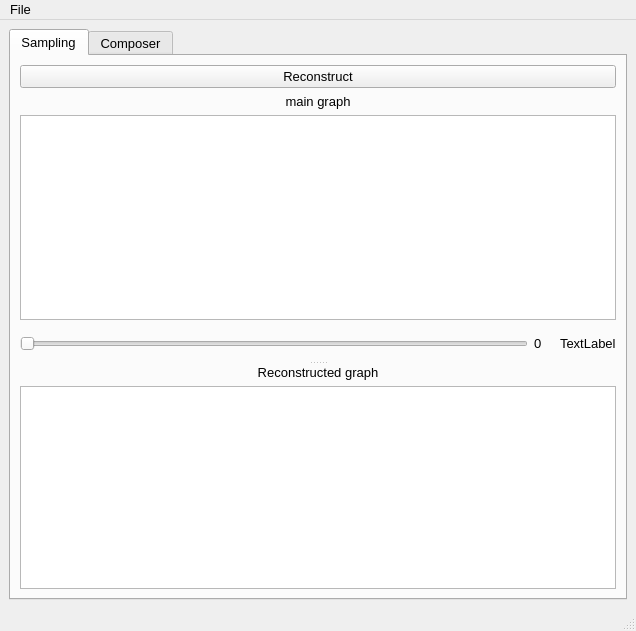
<?xml version="1.0" encoding="UTF-8"?>
<ui version="4.0">
 <class>MainWindow</class>
 <widget class="QMainWindow" name="MainWindow">
  <property name="geometry">
   <rect>
    <x>0</x>
    <y>0</y>
    <width>636</width>
    <height>631</height>
   </rect>
  </property>
  <property name="font">
   <font>
    <pointsize>10</pointsize>
    <weight>50</weight>
    <bold>false</bold>
   </font>
  </property>
  <property name="windowTitle">
   <string>Signal Illustrator</string>
  </property>
  <property name="tabShape">
   <enum>QTabWidget::Rounded</enum>
  </property>
  <widget class="QWidget" name="centralwidget">
   <layout class="QVBoxLayout" name="verticalLayout">
    <item>
     <widget class="QTabWidget" name="tab_widget">
      <property name="currentIndex">
       <number>0</number>
      </property>
      <widget class="QWidget" name="Sampling">
       <property name="font">
        <font>
         <pointsize>10</pointsize>
         <weight>50</weight>
         <bold>false</bold>
        </font>
       </property>
       <attribute name="title">
        <string>Sampling</string>
       </attribute>
       <layout class="QVBoxLayout" name="verticalLayout_7">
        <item>
         <layout class="QVBoxLayout" name="verticalLayout_6">
          <item>
           <layout class="QHBoxLayout" name="horizontalLayout_2">
            <item>
             <widget class="QPushButton" name="Reconstruct_botton">
              <property name="text">
               <string>Reconstruct</string>
              </property>
             </widget>
            </item>
           </layout>
          </item>
          <item>
           <widget class="QSplitter" name="splitter">
            <property name="orientation">
             <enum>Qt::Vertical</enum>
            </property>
            <widget class="QWidget" name="uper_widget" native="true">
             <layout class="QVBoxLayout" name="verticalLayout_5">
              <item>
               <layout class="QVBoxLayout" name="verticalLayout_2">
                <item>
                 <widget class="QLabel" name="main_graph_title_label">
                  <property name="text">
                   <string>main graph</string>
                  </property>
                  <property name="alignment">
                   <set>Qt::AlignCenter</set>
                  </property>
                 </widget>
                </item>
                <item>
                 <widget class="PlotWidget" name="main_graph"/>
                </item>
                <item>
                 <layout class="QHBoxLayout" name="horizontalLayout">
                  <property name="spacing">
                   <number>6</number>
                  </property>
                  <property name="sizeConstraint">
                   <enum>QLayout::SetDefaultConstraint</enum>
                  </property>
                  <property name="topMargin">
                   <number>10</number>
                  </property>
                  <property name="bottomMargin">
                   <number>10</number>
                  </property>
                  <item>
                   <widget class="QSlider" name="slider">
                    <property name="orientation">
                     <enum>Qt::Horizontal</enum>
                    </property>
                   </widget>
                  </item>
                  <item>
                   <widget class="QLabel" name="slider_value_label">
                    <property name="minimumSize">
                     <size>
                      <width>20</width>
                      <height>0</height>
                     </size>
                    </property>
                    <property name="text">
                     <string>0</string>
                    </property>
                   </widget>
                  </item>
                  <item>
                   <widget class="QLabel" name="fmax_label">
                    <property name="text">
                     <string>TextLabel</string>
                    </property>
                   </widget>
                  </item>
                 </layout>
                </item>
               </layout>
              </item>
             </layout>
            </widget>
            <widget class="QWidget" name="lower_widget" native="true">
             <layout class="QVBoxLayout" name="verticalLayout_4">
              <item>
               <layout class="QVBoxLayout" name="verticalLayout_3">
                <item>
                 <widget class="QLabel" name="sec_graph_title_label">
                  <property name="layoutDirection">
                   <enum>Qt::LeftToRight</enum>
                  </property>
                  <property name="text">
                   <string>Reconstructed graph</string>
                  </property>
                  <property name="alignment">
                   <set>Qt::AlignHCenter|Qt::AlignTop</set>
                  </property>
                  <property name="margin">
                   <number>5</number>
                  </property>
                 </widget>
                </item>
                <item>
                 <widget class="PlotWidget" name="secondary_graph"/>
                </item>
               </layout>
              </item>
             </layout>
            </widget>
           </widget>
          </item>
         </layout>
        </item>
       </layout>
      </widget>
      <widget class="QWidget" name="Composer">
       <attribute name="title">
        <string>Composer</string>
       </attribute>
       <layout class="QVBoxLayout" name="verticalLayout_14">
        <item>
         <layout class="QVBoxLayout" name="verticalLayout_8">
          <item>
           <layout class="QHBoxLayout" name="horizontalLayout_3">
            <item>
             <layout class="QVBoxLayout" name="up_left_layout">
              <item>
               <widget class="QLabel" name="current_wave_title_label">
                <property name="text">
                 <string>current wave</string>
                </property>
                <property name="alignment">
                 <set>Qt::AlignCenter</set>
                </property>
               </widget>
              </item>
              <item>
               <widget class="PlotWidget" name="current_wave_graph"/>
              </item>
             </layout>
            </item>
            <item>
             <layout class="QVBoxLayout" name="up_right_layout">
              <item>
               <widget class="QLabel" name="amplitude_label">
                <property name="enabled">
                 <bool>true</bool>
                </property>
                <property name="sizePolicy">
                 <sizepolicy hsizetype="Preferred" vsizetype="Minimum">
                  <horstretch>0</horstretch>
                  <verstretch>0</verstretch>
                 </sizepolicy>
                </property>
                <property name="baseSize">
                 <size>
                  <width>0</width>
                  <height>0</height>
                 </size>
                </property>
                <property name="frameShadow">
                 <enum>QFrame::Plain</enum>
                </property>
                <property name="text">
                 <string>Amplitude</string>
                </property>
                <property name="alignment">
                 <set>Qt::AlignCenter</set>
                </property>
               </widget>
              </item>
              <item>
               <widget class="QLineEdit" name="amplitude_input"/>
              </item>
              <item>
               <widget class="QLabel" name="frequency_label">
                <property name="sizePolicy">
                 <sizepolicy hsizetype="Preferred" vsizetype="Minimum">
                  <horstretch>0</horstretch>
                  <verstretch>0</verstretch>
                 </sizepolicy>
                </property>
                <property name="text">
                 <string>Frequency</string>
                </property>
                <property name="alignment">
                 <set>Qt::AlignCenter</set>
                </property>
               </widget>
              </item>
              <item>
               <widget class="QLineEdit" name="frequency_input"/>
              </item>
              <item>
               <widget class="QLabel" name="phase_shift_label">
                <property name="sizePolicy">
                 <sizepolicy hsizetype="Preferred" vsizetype="Minimum">
                  <horstretch>0</horstretch>
                  <verstretch>0</verstretch>
                 </sizepolicy>
                </property>
                <property name="text">
                 <string>Phase shift</string>
                </property>
                <property name="alignment">
                 <set>Qt::AlignCenter</set>
                </property>
               </widget>
              </item>
              <item>
               <widget class="QLineEdit" name="phase_shift_input"/>
              </item>
              <item>
               <spacer name="verticalSpacer_2">
                <property name="orientation">
                 <enum>Qt::Vertical</enum>
                </property>
                <property name="sizeType">
                 <enum>QSizePolicy::Fixed</enum>
                </property>
                <property name="sizeHint" stdset="0">
                 <size>
                  <width>20</width>
                  <height>20</height>
                 </size>
                </property>
               </spacer>
              </item>
              <item>
               <widget class="QPushButton" name="add_botton">
                <property name="text">
                 <string>Add</string>
                </property>
               </widget>
              </item>
              <item>
               <spacer name="verticalSpacer">
                <property name="orientation">
                 <enum>Qt::Vertical</enum>
                </property>
                <property name="sizeType">
                 <enum>QSizePolicy::Fixed</enum>
                </property>
                <property name="sizeHint" stdset="0">
                 <size>
                  <width>18</width>
                  <height>0</height>
                 </size>
                </property>
               </spacer>
              </item>
             </layout>
            </item>
           </layout>
          </item>
          <item>
           <layout class="QVBoxLayout" name="verticalLayout_11">
            <item>
             <layout class="QHBoxLayout" name="horizontalLayout_4">
              <item>
               <layout class="QVBoxLayout" name="down_lef_layour">
                <item>
                 <widget class="QLabel" name="final_graph_title_label">
                  <property name="text">
                   <string>final output</string>
                  </property>
                  <property name="alignment">
                   <set>Qt::AlignCenter</set>
                  </property>
                 </widget>
                </item>
                <item>
                 <widget class="PlotWidget" name="final_output_graph"/>
                </item>
               </layout>
              </item>
              <item>
               <layout class="QVBoxLayout" name="down_right_layout">
                <item>
                 <widget class="QLabel" name="list_view_title_label">
                  <property name="text">
                   <string>list of sinusoidals</string>
                  </property>
                  <property name="alignment">
                   <set>Qt::AlignCenter</set>
                  </property>
                 </widget>
                </item>
                <item>
                 <widget class="QListWidget" name="list_of_sinusoidals"/>
                </item>
               </layout>
              </item>
             </layout>
            </item>
            <item>
             <widget class="QPushButton" name="move_botton">
              <property name="text">
               <string>MOVE</string>
              </property>
             </widget>
            </item>
           </layout>
          </item>
         </layout>
        </item>
       </layout>
      </widget>
     </widget>
    </item>
   </layout>
  </widget>
  <widget class="QMenuBar" name="menubar">
   <property name="geometry">
    <rect>
     <x>0</x>
     <y>0</y>
     <width>636</width>
     <height>23</height>
    </rect>
   </property>
   <widget class="QMenu" name="file_menu">
    <property name="title">
     <string>File</string>
    </property>
    <addaction name="open_action"/>
   </widget>
   <addaction name="file_menu"/>
  </widget>
  <widget class="QStatusBar" name="statusbar"/>
  <action name="open_action">
   <property name="text">
    <string>open</string>
   </property>
  </action>
 </widget>
 <customwidgets>
  <customwidget>
   <class>PlotWidget</class>
   <extends>QGraphicsView</extends>
   <header>pyqtgraph</header>
  </customwidget>
 </customwidgets>
 <resources/>
 <connections/>
</ui>
